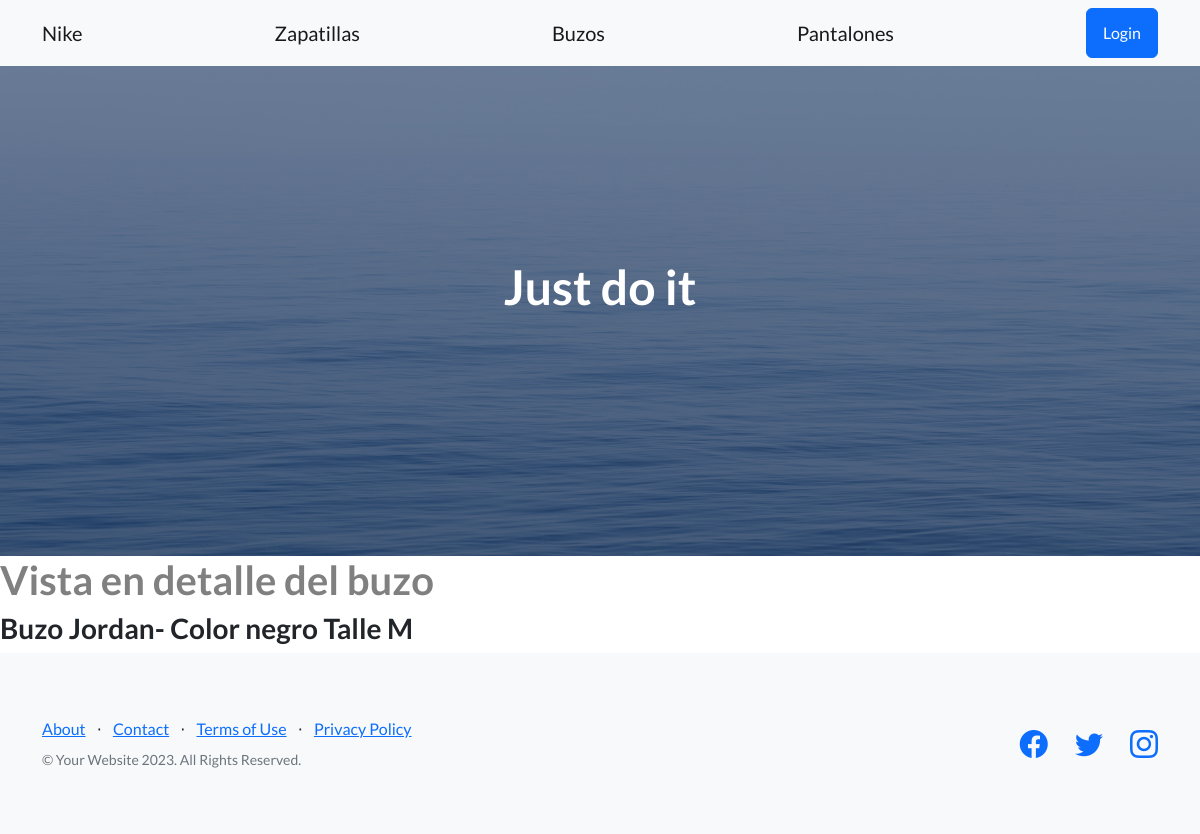
The page /Nike/buzos-detail/1 on the database its author committed.
### Nike/models.py (models this page shows, shortened)
class Buzos(models.Model):
    modelo = models.CharField(max_length=30)
    color = models.CharField(max_length=30)
    talle = models.CharField(max_length=30)

### Nike/views.py (the view)
# urls.py: path('buzos-detail/<pk>', BuzosDetail.as_view(), name='BuzosDetail'),
class BuzosDetail(DetailView):
    model = Buzos
    template_name = "buzos_detail.html"
    context_object_name = "buzo"

### Nike/templates/buzos_detail.html
{% extends 'padre.html' %}
{% block ContenidoQueCambia %}
    <body>
        <h1 style="color:gray">Vista en detalle del buzo</h1>
        <h3>Buzo {{buzo.modelo}}- Color {{buzo.color}} Talle {{buzo.talle}}</h3>
    </body>
{% endblock ContenidoQueCambia %}

### rows shown on the page
Buzos: modelo "Jordan", color "negro", talle "M"
